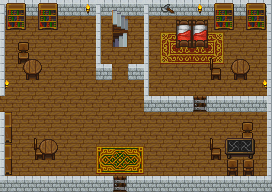

The image is a tile-based game level rendered from a .tmx file. Its description and source (layers, tilesets, objects; grid data summarised) follow:
An orthogonal 17x12 tile map with 16x16 px tiles, 7 tile layers (bgr_0, bgr_1, col_0, col_1, ...), 2 tilesets and 6 objects (3x PlayerSpawn, 2x LoadingZone, MonologNPCCreate).

<map version="1.0" orientation="orthogonal" renderorder="right-up" width="17" height="12" tilewidth="16" tileheight="16" nextobjectid="9">
 <tileset firstgid="1" name="16x16extratiles" tilewidth="16" tileheight="16" tilecount="28" columns="7">
  <image source="tilesets/indoor_baseline/16x16extratiles.PNG" width="112" height="64" />
 </tileset>
 <tileset firstgid="29" name="tilesetformattedupdate1" tilewidth="16" tileheight="16" tilecount="84" columns="7">
  <image source="tilesets/indoor_baseline/tilesetformattedupdate1.png" trans="ffffff" width="112" height="192" />
  <tile id="13">
   <animation>
    <frame tileid="13" duration="200" />
    <frame tileid="20" duration="200" />
   </animation>
  </tile>
  <tile id="34">
   <animation>
    <frame tileid="27" duration="200" />
    <frame tileid="34" duration="200" />
   </animation>
  </tile>
  <tile id="41">
   <animation>
    <frame tileid="48" duration="200" />
    <frame tileid="41" duration="200" />
   </animation>
  </tile>
 </tileset>
 <layer name="bgr_0" width="17" height="12">
  <data>[204 cells, 204 non-empty, 1 distinct tile ids]</data>
 </layer>
 <layer name="bgr_1" width="17" height="12">
  <data>[204 cells, 14 non-empty, 12 distinct tile ids]</data>
 </layer>
 <layer name="col_0" width="17" height="12">
  <data>[204 cells, 69 non-empty, 18 distinct tile ids]</data>
 </layer>
 <layer name="col_1" width="17" height="12">
  <data>[204 cells, 31 non-empty, 10 distinct tile ids]</data>
 </layer>
 <layer name="col_2" width="17" height="12">
  <data>[204 cells, 19 non-empty, 7 distinct tile ids]</data>
 </layer>
 <layer name="fgr_0" width="17" height="12">
  <data>[204 cells, 11 non-empty, 9 distinct tile ids]</data>
 </layer>
 <layer name="fgr_1" width="17" height="12">
  <data>[204 cells, 1 non-empty, 1 distinct tile ids]</data>
 </layer>
 <objectgroup name="objects">
  <object id="1" name="DefaultSpawn" type="PlayerSpawn" x="96" y="96" width="16" height="16">
   <properties>
    <property name="From" value="Default" />
   </properties>
  </object>
  <object id="3" name="ToOverworld" type="LoadingZone" x="112" y="176" width="16" height="16">
   <properties>
    <property name="nextMap" value="overworld.tmx" />
   </properties>
  </object>
  <object id="4" name="Farmer" type="MonologNPCCreate" x="112" y="64" width="16" height="16">
   <properties>
    <property name="facing" value="DOWN" />
    <property name="path" value="tilesets/characters/rpgsprites1/townfolk1_m.png" />
    <property name="text">Wärt Ihr so gut, mir bei der
Ernte zu helfen, Reisender?</property>
   </properties>
  </object>
  <object id="6" name="ToFarm" type="LoadingZone" x="0" y="96" width="16" height="16">
   <properties>
    <property name="nextMap" value="farm.tmx" />
   </properties>
  </object>
  <object id="7" name="FromFarmSpawn" type="PlayerSpawn" x="16" y="96" width="16" height="16">
   <properties>
    <property name="From" value="farm.tmx" />
   </properties>
  </object>
  <object id="8" name="FromOverworldSpawn" type="PlayerSpawn" x="112" y="160" width="16" height="16">
   <properties>
    <property name="From" value="overworld.tmx" />
   </properties>
  </object>
 </objectgroup>
</map>
